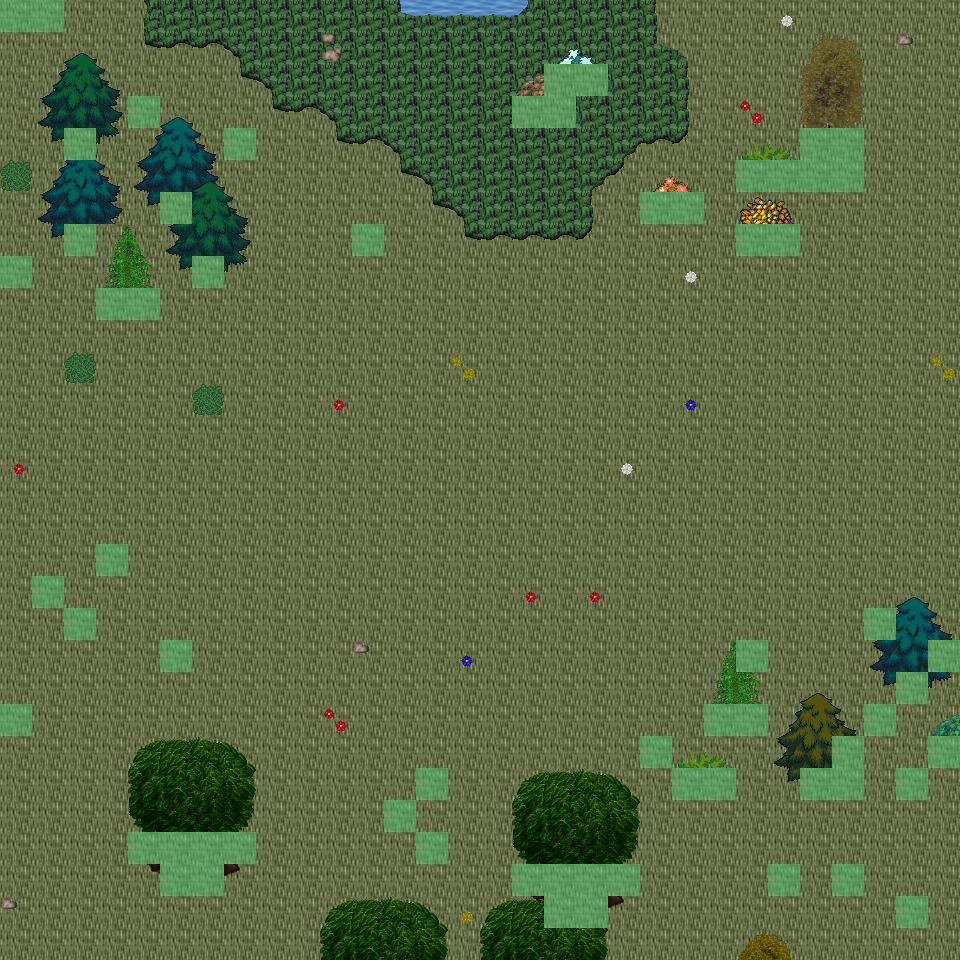

This is a level from a 2D game, rendered from its Tiled map with the project's own tilesets. A one-line summary and the map file follow, with tile-layer data summarised:
An orthogonal 30x30 tile map with 32x32 px tiles, 6 tile layers (Ground, Object, Object2, Above, ...), 45 tilesets and 8 objects (8x mapExit).

<map version="1.0" orientation="orthogonal" renderorder="right-down" width="30" height="30" tilewidth="32" tileheight="32" nextobjectid="9">
  <tileset firstgid="1" name="tileset_ground_ground" tilewidth="32" tileheight="32" tilecount="33" columns="3">
    <image source="../drawable/tileset_ground_ground.png" width="96" height="352" />
  </tileset>
  <tileset firstgid="34" name="tileset_ground_ridge_earth_dark" tilewidth="32" tileheight="32" tilecount="96" columns="12">
    <image source="../drawable/tileset_ground_ridge_earth_dark.png" width="384" height="256" />
  </tileset>
  <tileset firstgid="130" name="tileset_plant_grasses" tilewidth="32" tileheight="32" tilecount="6" columns="3">
    <image source="../drawable/tileset_plant_grasses.png" width="96" height="64" />
  </tileset>
  <tileset firstgid="136" name="tileset_ground_ladder_vertical_dark" tilewidth="32" tileheight="32" tilecount="3" columns="3">
    <image source="../drawable/tileset_ground_ladder_vertical_dark.png" width="96" height="32" />
  </tileset>
  <tileset firstgid="139" name="tileset_logic_collision" tilewidth="32" tileheight="32" tilecount="1" columns="1">
    <image source="../drawable/tileset_logic_collision.png" width="32" height="32" />
  </tileset>
  <tileset firstgid="140" name="tileset_ground_grass_corners" tilewidth="32" tileheight="32" tilecount="24" columns="6">
    <image source="../drawable/tileset_ground_grass_corners.png" width="192" height="128" />
  </tileset>
  <tileset firstgid="164" name="tileset_ground_earth_edges" tilewidth="32" tileheight="32" tilecount="18" columns="6">
    <image source="../drawable/tileset_ground_earth_edges.png" width="192" height="96" />
  </tileset>
  <tileset firstgid="182" name="tileset_plant_bush_bushes" tilewidth="32" tileheight="32" tilecount="10" columns="5">
    <image source="../drawable/tileset_plant_bush_bushes.png" width="160" height="64" />
  </tileset>
  <tileset firstgid="192" name="tileset_plant_tree_tree_darkgreen" tilewidth="32" tileheight="32" tilecount="88" columns="8">
    <image source="../drawable/tileset_plant_tree_tree_darkgreen.png" width="256" height="352" />
  </tileset>
  <tileset firstgid="280" name="tileset_ground_rock_pebbles" tilewidth="32" tileheight="32" tilecount="3" columns="1">
    <image source="../drawable/tileset_ground_rock_pebbles.png" width="32" height="96" />
  </tileset>
  <tileset firstgid="283" name="tileset_furniture_sink_jacuzzi_dark_side_on" tilewidth="32" tileheight="32" tilecount="36" columns="3">
    <image source="../drawable/tileset_furniture_sink_jacuzzi_dark_side_on.png" width="96" height="384" />
  </tileset>
  <tileset firstgid="319" name="tileset_furniture_chair_bench_iron_extensible" tilewidth="32" tileheight="32" tilecount="16" columns="4">
    <image source="../drawable/tileset_furniture_chair_bench_iron_extensible.png" width="128" height="128" />
  </tileset>
  <tileset firstgid="335" name="tileset_plant_flower_daisy_blue" tilewidth="32" tileheight="32" tilecount="8" columns="2">
    <image source="../drawable/tileset_plant_flower_daisy_blue.png" width="64" height="128" />
  </tileset>
  <tileset firstgid="343" name="tileset_plant_flower_daisy_red" tilewidth="32" tileheight="32" tilecount="8" columns="2">
    <image source="../drawable/tileset_plant_flower_daisy_red.png" width="64" height="128" />
  </tileset>
  <tileset firstgid="351" name="tileset_plant_flower_daisy_white" tilewidth="32" tileheight="32" tilecount="8" columns="2">
    <image source="../drawable/tileset_plant_flower_daisy_white.png" width="64" height="128" />
  </tileset>
  <tileset firstgid="359" name="tileset_plant_flower_daisy_yellow" tilewidth="32" tileheight="32" tilecount="8" columns="2">
    <image source="../drawable/tileset_plant_flower_daisy_yellow.png" width="64" height="128" />
  </tileset>
  <tileset firstgid="367" name="tileset_plant_bush_hedge" tilewidth="32" tileheight="32" tilecount="35" columns="5">
    <image source="../drawable/tileset_plant_bush_hedge.png" width="160" height="224" />
  </tileset>
  <tileset firstgid="402" name="tileset_plant_tree_evergreen" tilewidth="32" tileheight="32" tilecount="36" columns="3">
    <image source="../drawable/tileset_plant_tree_evergreen.png" width="96" height="384" />
  </tileset>
  <tileset firstgid="438" name="tileset_furniture_light_iron_lamp" tilewidth="32" tileheight="32" tilecount="3" columns="1">
    <image source="../drawable/tileset_furniture_light_iron_lamp.png" width="32" height="96" />
  </tileset>
  <tileset firstgid="441" name="tileset_furniture_light_flames" tilewidth="32" tileheight="32" tilecount="6" columns="6">
    <image source="../drawable/tileset_furniture_light_flames.png" width="192" height="32" />
  </tileset>
  <tileset firstgid="447" name="tileset_item_statue_girl_with_bird" tilewidth="32" tileheight="32" tilecount="12" columns="4">
    <image source="../drawable/tileset_item_statue_girl_with_bird.png" width="128" height="96" />
  </tileset>
  <tileset firstgid="459" name="tileset_object_birds" tilewidth="32" tileheight="32" tilecount="4" columns="2">
    <image source="../drawable/tileset_object_birds.png" width="64" height="64" />
  </tileset>
  <tileset firstgid="463" name="tileset_logic_protection" tilewidth="32" tileheight="32" tilecount="2" columns="2">
    <image source="../drawable/tileset_logic_protection.png" width="64" height="32" />
  </tileset>
  <tileset firstgid="465" name="tileset_plant_tree_spruce" tilewidth="32" tileheight="32" tilecount="6" columns="2">
    <image source="../drawable/tileset_plant_tree_spruce.png" width="64" height="96" />
  </tileset>
  <tileset firstgid="471" name="tileset_plant_tree_taller_trees" tilewidth="32" tileheight="32" tilecount="32" columns="8">
    <image source="../drawable/tileset_plant_tree_taller_trees.png" width="256" height="128" />
  </tileset>
  <tileset firstgid="503" name="tileset_plant_stump_hollow_logs" tilewidth="32" tileheight="32" tilecount="6" columns="3">
    <image source="../drawable/tileset_plant_stump_hollow_logs.png" width="96" height="64" />
  </tileset>
  <tileset firstgid="509" name="tileset_plant_stump_small_stump" tilewidth="32" tileheight="32" tilecount="4" columns="2">
    <image source="../drawable/tileset_plant_stump_small_stump.png" width="64" height="64" />
  </tileset>
  <tileset firstgid="513" name="tileset_ground_grass_2" tilewidth="32" tileheight="32" tilecount="21" columns="3">
    <image source="../drawable/tileset_ground_grass_2.png" width="96" height="224" />
  </tileset>
  <tileset firstgid="534" name="tileset_ground_water_waterfall" tilewidth="32" tileheight="32" tilecount="120" columns="8">
    <image source="../drawable/tileset_ground_water_waterfall.png" width="256" height="480" />
  </tileset>
  <tileset firstgid="654" name="tileset_ground_water_pool_corners" tilewidth="32" tileheight="32" tilecount="72" columns="3">
    <image source="../drawable/tileset_ground_water_pool_corners.png" width="96" height="768" />
  </tileset>
  <tileset firstgid="726" name="tileset_ground_water_pool" tilewidth="32" tileheight="32" tilecount="72" columns="3">
    <image source="../drawable/tileset_ground_water_pool.png" width="96" height="768" />
  </tileset>
  <tileset firstgid="798" name="tileset_plant_vine" tilewidth="32" tileheight="32" tilecount="3" columns="1">
    <image source="../drawable/tileset_plant_vine.png" width="32" height="96" />
  </tileset>
  <tileset firstgid="801" name="tileset_logic_item_fruits" tilewidth="32" tileheight="32" tilecount="16" columns="8">
    <image source="../drawable/tileset_logic_item_fruits.png" width="256" height="64" />
  </tileset>
  <tileset firstgid="817" name="tileset_ground_dry_grass" tilewidth="32" tileheight="32" tilecount="54" columns="9">
    <image source="../drawable/tileset_ground_dry_grass.png" width="288" height="192" />
  </tileset>
  <tileset firstgid="871" name="tileset_light_dim_light_5x5" tilewidth="32" tileheight="32" tilecount="25" columns="5">
    <image source="../drawable/tileset_light_dim_light_5x5.png" width="160" height="160" />
  </tileset>
  <tileset firstgid="896" name="tileset_building_chimney_smoke" tilewidth="32" tileheight="32" tilecount="40" columns="4">
    <image source="../drawable/tileset_building_chimney_smoke.png" width="128" height="320" />
  </tileset>
  <tileset firstgid="936" name="tileset_logic_creature_hybrid" tilewidth="32" tileheight="32" tilecount="16" columns="8">
    <image source="../drawable/tileset_logic_creature_hybrid.png" width="256" height="64" />
  </tileset>
  <tileset firstgid="952" name="tileset_building_huts" tilewidth="32" tileheight="32" tilecount="338" columns="26">
    <image source="../drawable/tileset_building_huts.png" width="832" height="416" />
  </tileset>
  <tileset firstgid="1290" name="tileset_logic_portal" tilewidth="32" tileheight="32" tilecount="24" columns="8">
    <image source="../drawable/tileset_logic_portal.png" width="256" height="96" />
  </tileset>
  <tileset firstgid="1314" name="tileset_plant_bush_leafy" tilewidth="32" tileheight="32" tilecount="48" columns="8">
    <image source="../drawable/tileset_plant_bush_leafy.png" width="256" height="192" />
  </tileset>
  <tileset firstgid="1362" name="tileset_plant_bush_berried" tilewidth="32" tileheight="32" tilecount="60" columns="5">
    <image source="../drawable/tileset_plant_bush_berried.png" width="160" height="384" />
  </tileset>
  <tileset firstgid="1422" name="tileset_plant_bush_flowering" tilewidth="32" tileheight="32" tilecount="72" columns="8">
    <image source="../drawable/tileset_plant_bush_flowering.png" width="256" height="288" />
  </tileset>
  <tileset firstgid="1494" name="tileset_plant_bushes_and_trees" tilewidth="32" tileheight="32" tilecount="144" columns="16">
    <image source="../drawable/tileset_plant_bushes_and_trees.png" width="512" height="289" />
  </tileset>
  <tileset firstgid="1638" name="tileset_plant_bush_bush_pinks" tilewidth="32" tileheight="32" tilecount="4" columns="2">
    <image source="../drawable/tileset_plant_bush_bush_pinks.png" width="64" height="64" />
  </tileset>
  <tileset firstgid="1642" name="tileset_logic_creature_mutant" tilewidth="32" tileheight="32" tilecount="7" columns="7">
    <image source="../drawable/tileset_logic_creature_mutant.png" width="224" height="32" />
  </tileset>
  <layer name="Ground" width="30" height="30">
    <data>[900 cells, 900 non-empty, 3 distinct tile ids]</data>
  </layer>
  <layer name="Object" width="30" height="30">
    <data>[900 cells, 123 non-empty, 53 distinct tile ids]</data>
  </layer>
  <layer name="Object2" width="30" height="30">
    <data>[900 cells, 0 non-empty, 0 distinct tile ids]</data>
  </layer>
  <layer name="Above" width="30" height="30">
    <data>[900 cells, 92 non-empty, 62 distinct tile ids]</data>
  </layer>
  <layer name="Above2" width="30" height="30">
    <data>[900 cells, 41 non-empty, 29 distinct tile ids]</data>
  </layer>
  <layer name="Walkable" width="30" height="30">
    <data>[900 cells, 64 non-empty, 1 distinct tile ids]</data>
  </layer>
  <objectgroup name="MapEvents">
    <object id="1" name="north" type="mapExit" x="64" y="0" width="896" height="32">
      <properties>
        <property name="map" value="level_0_x103_y8" />
        <property name="x" value="2" />
        <property name="y" value="28" />
      </properties>
    </object>
    <object id="2" name="south" type="mapExit" x="0" y="928" width="960" height="32">
      <properties>
        <property name="map" value="level_0_x103_y10" />
        <property name="x" value="0" />
        <property name="y" value="1" />
      </properties>
    </object>
    <object id="3" name="west" type="mapExit" x="0" y="32" width="32" height="224">
      <properties>
        <property name="map" value="level_0_x102_y9" />
        <property name="x" value="28" />
        <property name="y" value="1" />
      </properties>
    </object>
    <object id="4" name="west2" type="mapExit" x="0" y="288" width="32" height="416">
      <properties>
        <property name="map" value="level_0_x102_y9" />
        <property name="x" value="28" />
        <property name="y" value="9" />
      </properties>
    </object>
    <object id="5" name="west3" type="mapExit" x="0" y="736" width="32" height="224">
      <properties>
        <property name="map" value="level_0_x102_y9" />
        <property name="x" value="28" />
        <property name="y" value="23" />
      </properties>
    </object>
    <object id="6" name="east" type="mapExit" x="928" y="0" width="32" height="640">
      <properties>
        <property name="map" value="level_0_x104_y9" />
        <property name="x" value="1" />
        <property name="y" value="0" />
      </properties>
    </object>
    <object id="7" name="east2" type="mapExit" x="928" y="672" width="32" height="64">
      <properties>
        <property name="map" value="level_0_x104_y9" />
        <property name="x" value="1" />
        <property name="y" value="21" />
      </properties>
    </object>
    <object id="8" name="east3" type="mapExit" x="928" y="768" width="32" height="192">
      <properties>
        <property name="map" value="level_0_x104_y9" />
        <property name="x" value="1" />
        <property name="y" value="24" />
      </properties>
    </object>
  </objectgroup>
</map>
